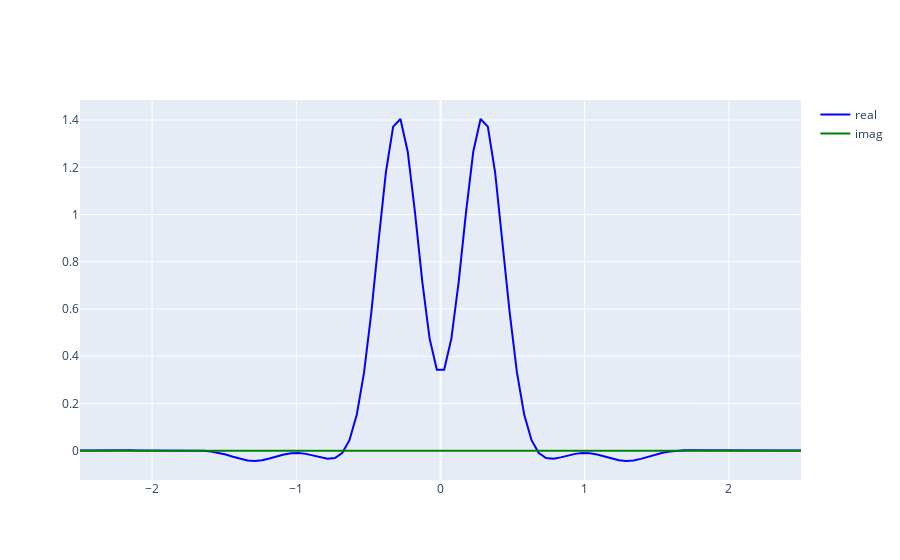

Notebook cell for this chart:
### Markdown cell above
We note that the real part of $\psi_k(x)$ is symmetric while the imaginary part is antisymmetric. Any symmetric $g$ will then have a purely real overlap wth $\psi$. For this function we choose a Gaussian:

$$
g(x)=\text e^{-x^2}.
$$(wvtwggvbvzsd)

Any normalization of $g$ and $\psi$ will cancel in the construction of the orthonormal $\tilde\psi$. We now do the inverse transform of the Bloch wavefunctions of `ref`{eq:wannier_transform} do get the following localized Wannier function:

### Code cell
def g(x):
    return np.exp(-x**2*6)

g_k = np.zeros(N_k, dtype=complex)
for j in range(N_k):
    g_k[j] = np.sum(g(x_mesh)*bloch(x_mesh, j))

c = 5
y = np.sum([(g_k[step]/ np.abs(g_k[step]+0.00001)* np.conj(bloch(c*x_mesh, step))) for step in range(N_k)], axis=0)
my_y = y / np.sqrt(c/N_x*np.sum(np.abs(y)**2))

fig = go.Figure()
fig.add_trace(
        go.Scatter(
            name="real",
            x=c*x_mesh,
            line = dict(color='blue'),
            y=np.real(my_y)))
fig.add_trace(
        go.Scatter(
            name="imag",
            line = dict(color='green'),
            x=c*x_mesh,
            y=np.imag(my_y)))
fig.show()
